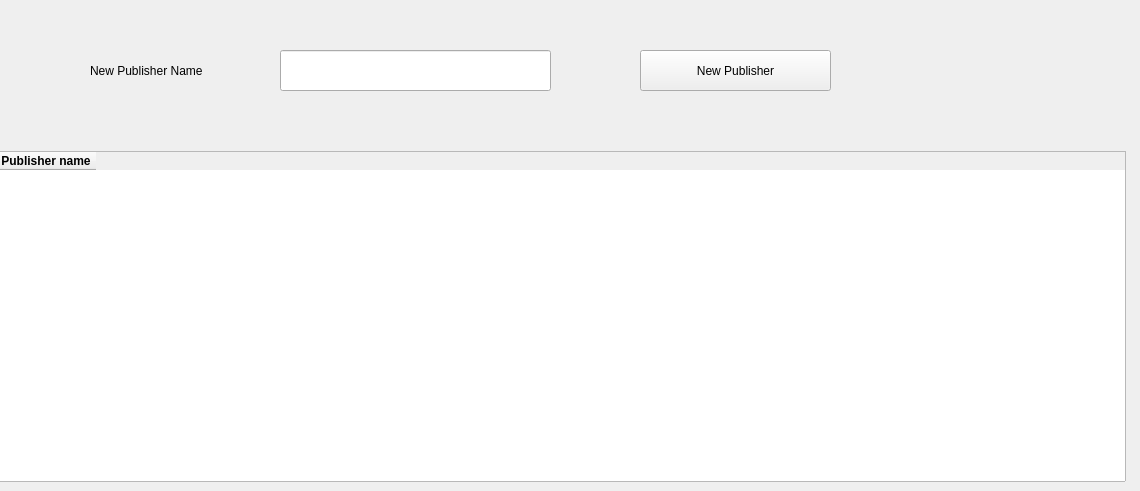
      <widget class="QWidget" name="tab_7">
       <attribute name="title">
        <string>Publisher</string>
       </attribute>
       <widget class="QLineEdit" name="lineEdit_20">
        <property name="geometry">
         <rect>
          <x>280</x>
          <y>50</y>
          <width>271</width>
          <height>41</height>
         </rect>
        </property>
       </widget>
       <widget class="QLabel" name="label_27">
        <property name="geometry">
         <rect>
          <x>90</x>
          <y>60</y>
          <width>161</width>
          <height>21</height>
         </rect>
        </property>
        <property name="text">
         <string>New Publisher Name</string>
        </property>
       </widget>
       <widget class="QTableWidget" name="tableWidget_3">
        <property name="enabled">
         <bool>true</bool>
        </property>
        <property name="geometry">
         <rect>
          <x>-5</x>
          <y>151</y>
          <width>1131</width>
          <height>331</height>
         </rect>
        </property>
        <column>
         <property name="text">
          <string>Publisher name</string>
         </property>
         <property name="font">
          <font>
           <weight>75</weight>
           <bold>true</bold>
          </font>
         </property>
        </column>
       </widget>
       <widget class="QPushButton" name="pushButton_17">
        <property name="geometry">
         <rect>
          <x>640</x>
          <y>50</y>
          <width>191</width>
          <height>41</height>
         </rect>
        </property>
        <property name="text">
         <string>New Publisher</string>
        </property>
       </widget>
      </widget>
